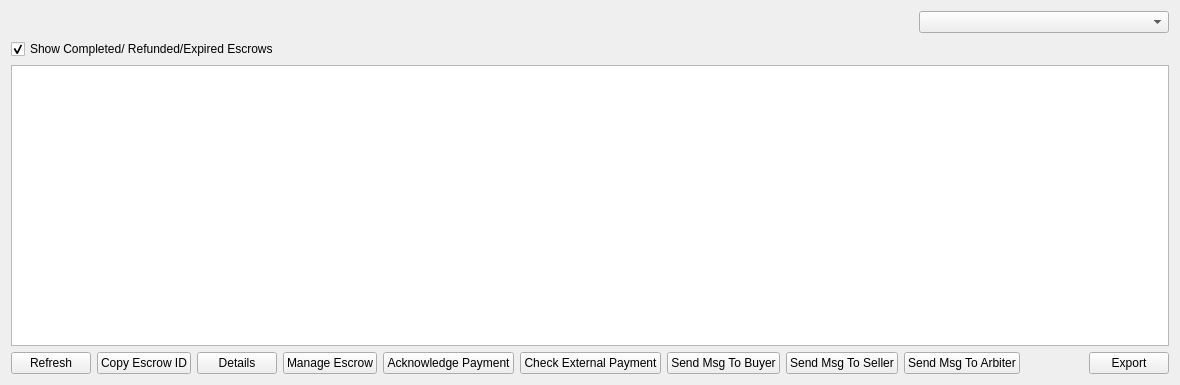
<?xml version="1.0" encoding="UTF-8"?>
<ui version="4.0">
 <class>MyEscrowListPage</class>
 <widget class="QWidget" name="MyEscrowListPage">
  <property name="geometry">
   <rect>
    <x>0</x>
    <y>0</y>
    <width>1180</width>
    <height>385</height>
   </rect>
  </property>
  <property name="windowTitle">
   <string>My Escrow List</string>
  </property>
  <layout class="QVBoxLayout" name="verticalLayout">
   <item>
    <layout class="QHBoxLayout" name="horizontalLayout_2">
     <item>
      <widget class="QLabel" name="labelExplanation">
       <property name="textFormat">
        <enum>Qt::PlainText</enum>
       </property>
       <property name="wordWrap">
        <bool>true</bool>
       </property>
      </widget>
     </item>
     <item>
      <widget class="QComboBox" name="displayListAlias">
       <property name="maximumSize">
        <size>
         <width>250</width>
         <height>16777215</height>
        </size>
       </property>
      </widget>
     </item>
    </layout>
   </item>
   <item>
    <widget class="QCheckBox" name="completeCheck">
     <property name="text">
      <string>Show Completed/ Refunded/Expired Escrows</string>
     </property>
     <property name="checked">
      <bool>true</bool>
     </property>
    </widget>
   </item>
   <item>
    <widget class="QTableView" name="tableView">
     <property name="contextMenuPolicy">
      <enum>Qt::CustomContextMenu</enum>
     </property>
     <property name="toolTip">
      <string/>
     </property>
     <property name="tabKeyNavigation">
      <bool>false</bool>
     </property>
     <property name="alternatingRowColors">
      <bool>true</bool>
     </property>
     <property name="selectionMode">
      <enum>QAbstractItemView::SingleSelection</enum>
     </property>
     <property name="selectionBehavior">
      <enum>QAbstractItemView::SelectRows</enum>
     </property>
     <property name="sortingEnabled">
      <bool>true</bool>
     </property>
     <attribute name="verticalHeaderVisible">
      <bool>false</bool>
     </attribute>
    </widget>
   </item>
   <item>
    <layout class="QHBoxLayout" name="horizontalLayout">
     <item>
      <widget class="QPushButton" name="refreshButton">
       <property name="maximumSize">
        <size>
         <width>16777215</width>
         <height>48</height>
        </size>
       </property>
       <property name="toolTip">
        <string>Refresh your list of escrows</string>
       </property>
       <property name="text">
        <string>Refresh</string>
       </property>
      </widget>
     </item>
     <item>
      <widget class="QPushButton" name="copyEscrow">
       <property name="toolTip">
        <string>Copy the currently selected escrow to the system clipboard</string>
       </property>
       <property name="text">
        <string>Copy Escrow ID</string>
       </property>
      </widget>
     </item>
     <item>
      <widget class="QPushButton" name="detailButton">
       <property name="text">
        <string>Details</string>
       </property>
      </widget>
     </item>
     <item>
      <widget class="QPushButton" name="manageButton">
       <property name="toolTip">
        <string>Release selected escrow to merchant</string>
       </property>
       <property name="text">
        <string>Manage Escrow</string>
       </property>
       <property name="iconSize">
        <size>
         <width>16</width>
         <height>16</height>
        </size>
       </property>
      </widget>
     </item>
     <item>
      <widget class="QPushButton" name="ackButton">
       <property name="text">
        <string>Acknowledge Payment</string>
       </property>
      </widget>
     </item>
     <item>
      <widget class="QPushButton" name="extButton">
       <property name="text">
        <string>Check External Payment</string>
       </property>
      </widget>
     </item>
     <item>
      <widget class="QPushButton" name="buyerMessageButton">
       <property name="toolTip">
        <string>Send message to buyer</string>
       </property>
       <property name="text">
        <string>Send Msg To Buyer</string>
       </property>
      </widget>
     </item>
     <item>
      <widget class="QPushButton" name="sellerMessageButton">
       <property name="toolTip">
        <string>Send message to seller</string>
       </property>
       <property name="text">
        <string>Send Msg To Seller</string>
       </property>
      </widget>
     </item>
     <item>
      <widget class="QPushButton" name="arbiterMessageButton">
       <property name="toolTip">
        <string>Send message to arbiter</string>
       </property>
       <property name="text">
        <string>Send Msg To Arbiter</string>
       </property>
      </widget>
     </item>
     <item>
      <spacer name="horizontalSpacer">
       <property name="orientation">
        <enum>Qt::Horizontal</enum>
       </property>
       <property name="sizeHint" stdset="0">
        <size>
         <width>40</width>
         <height>20</height>
        </size>
       </property>
      </spacer>
     </item>
     <item>
      <widget class="QPushButton" name="exportButton">
       <property name="toolTip">
        <string>Export the data in the current tab to a file</string>
       </property>
       <property name="text">
        <string>Export</string>
       </property>
      </widget>
     </item>
    </layout>
   </item>
  </layout>
 </widget>
 <resources>
  <include location="../presidentielcoin.qrc"/>
 </resources>
 <connections/>
</ui>
